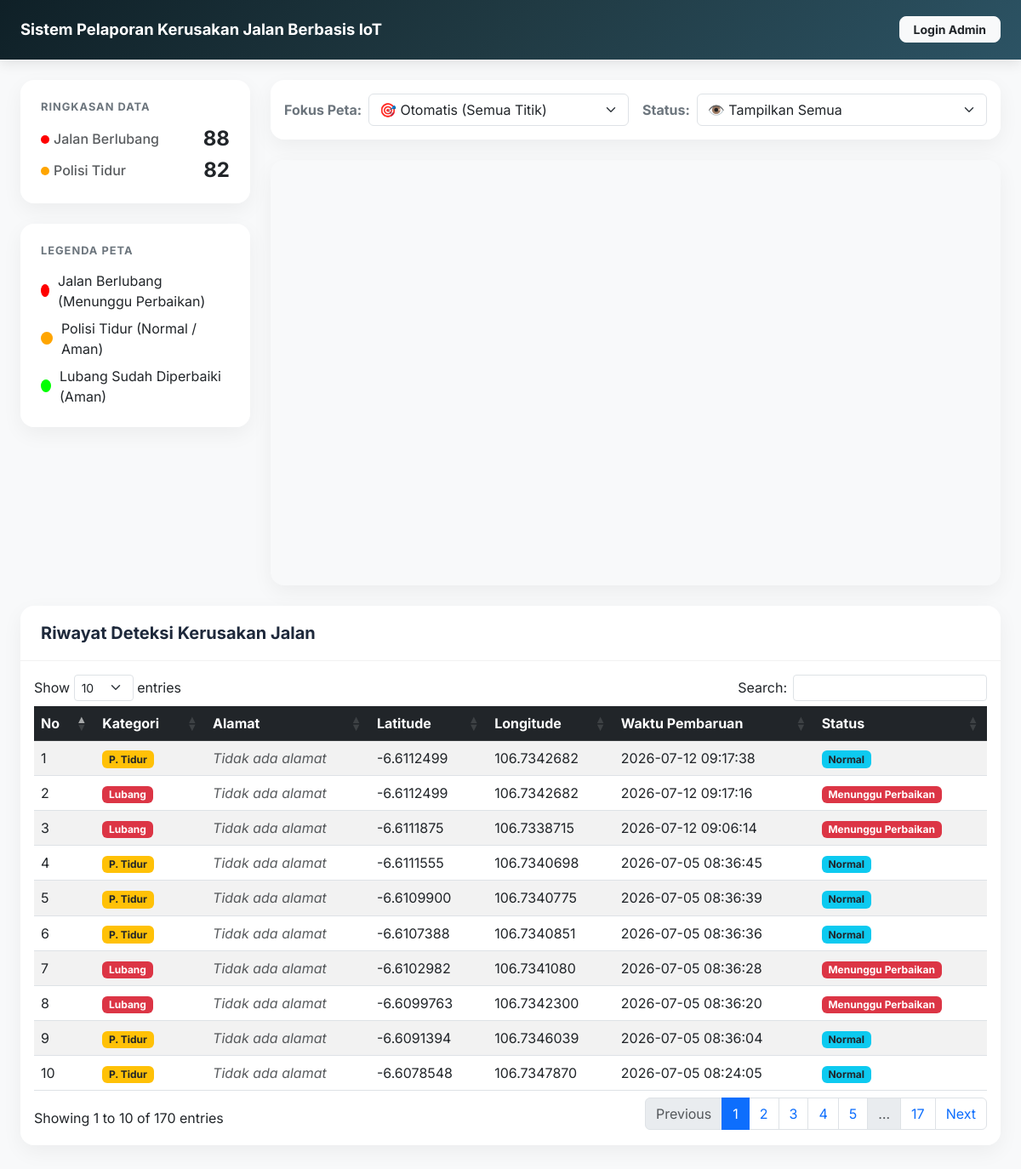
The page / on the database its author committed.
### tables this page shows
CREATE TABLE `titik_kerusakan` (
  `id` int NOT NULL,
  `latitude` decimal(10,7) NOT NULL,
  `longitude` decimal(11,7) NOT NULL,
  `kategori` varchar(20) NOT NULL,
  `total_terdeteksi` int DEFAULT '1',
  `terakhir_dideteksi` timestamp NULL DEFAULT CURRENT_TIMESTAMP ON UPDATE CURRENT_TIMESTAMP,
  `status_perbaikan` varchar(20) DEFAULT 'Menunggu',
  `alamat` text
);

### index.php (the view, shortened to what this page needs)
<?php
$isAdmin = isset($_SESSION['is_admin']) && $_SESSION['is_admin'] === true;
require 'koneksi.php';
try {
    $stmt = $pdo->query("SELECT * FROM titik_kerusakan ORDER BY terakhir_dideteksi DESC");
    $daftar_jalan = $stmt->fetchAll(PDO::FETCH_ASSOC);
    $total_lubang = 0;
    $total_ptidur = 0;
    foreach($daftar_jalan as $jalan) {
        if ($jalan['kategori'] === 'Lubang') $total_lubang++;
        elseif ($jalan['kategori'] === 'P. Tidur') $total_ptidur++;
    }
} catch (PDOException $e) {
    die("Gagal memuat database: " . $e->getMessage());
}
?>
<!DOCTYPE html>
<html lang="id">
<head>
    <link href="https://cdn.jsdelivr.net/npm/bootstrap@5.3.0/dist/css/bootstrap.min.css" rel="stylesheet">
    <link href="https://cdn.datatables.net/1.13.6/css/dataTables.bootstrap5.min.css" rel="stylesheet">
</head>
<body class="bg-light">
    <nav class="navbar navbar-dark navbar-custom mb-4 no-print py-3">
        <div class="container-fluid px-4 flex-column flex-md-row align-items-start align-items-md-center gap-3">
            <span class="navbar-brand mb-0 h4 fw-bold text-wrap lh-base" style="font-size: 1.15rem;">Sistem Pelaporan Kerusakan Jalan Berbasis IoT</span>
            <div class="d-flex align-items-center">
                <?php if($isAdmin): ?>
                    <span class="navbar-text me-3 text-white fw-medium">Halo, <?php echo htmlspecialchars($_SESSION['nama_admin']); ?> 👋</span>
                    <a href="logout.php" class="btn btn-danger btn-sm btn-modern px-3">Keluar</a>
                <?php else: ?>
                    <button onclick="window.location.href='login.php';" class="btn btn-light btn-sm btn-modern px-3 text-dark fw-bold">Login Admin</button>
                <?php endif; ?>
            </div>
        </div>
    </nav>
    <div class="container-fluid px-4">
        <div class="row no-print mb-4">
            <div class="col-md-3 mb-3">
                <div class="card modern-card card-body mb-4 p-4">
                    <h6 class="card-title text-secondary fw-bold text-uppercase mb-3" style="font-size: 0.8rem; letter-spacing: 1px;">Ringkasan Data</h6>
                    <div class="d-flex flex-column gap-2">
                        <div class="d-flex justify-content-between align-items-center">
                            <span class="text-muted fw-medium"><span style="display:inline-block; width:10px; height:10px; background:red; border-radius:50%; margin-right:5px;"></span>Jalan Berlubang</span>
                            <h4 class="fw-bold mb-0 text-dark"><?php echo $total_lubang; ?></h4>
                        </div>
                        <div class="d-flex justify-content-between align-items-center">
                            <span class="text-muted fw-medium"><span style="display:inline-block; width:10px; height:10px; background:orange; border-radius:50%; margin-right:5px;"></span>Polisi Tidur</span>
                            <h4 class="fw-bold mb-0 text-dark"><?php echo $total_ptidur; ?></h4>
                        </div>
                    </div>
                </div>
                <div class="card modern-card card-body p-4">
                    <h6 class="card-title text-secondary fw-bold text-uppercase mb-3" style="font-size: 0.8rem; letter-spacing: 1px;">Legenda Peta</h6>
                    <div class="d-flex align-items-center mb-2">
                        <div style="width: 15px; height: 15px; background: red; border-radius: 50%; margin-right: 10px;"></div>
                        <span>Jalan Berlubang (Menunggu Perbaikan)</span>
                    </div>
                    <div class="d-flex align-items-center mb-2">
                        <div style="width: 15px; height: 15px; background: orange; border-radius: 50%; margin-right: 10px;"></div>
                        <span>Polisi Tidur (Normal / Aman)</span>
                    </div>
                    <div class="d-flex align-items-center">
                        <div style="width: 15px; height: 15px; background: #00FF00; border-radius: 50%; margin-right: 10px;"></div>
                        <span>Lubang Sudah Diperbaiki (Aman)</span>
                    </div>
                </div>
            </div>
            <div class="col-md-9">
                <div class="card mb-4 modern-card no-print">
                    <div class="card-body d-flex align-items-center p-3 gap-3">
                        <div class="d-flex align-items-center w-50">
                            <label for="filterWilayah" class="fw-bold me-2 text-secondary text-nowrap">Fokus Peta:</label>
                            <select id="filterWilayah" class="form-select" onchange="pindahLokasi()">
                                <option value="auto" selected>🎯 Otomatis (Semua Titik)</option>
                            </select>
                        </div>
                        <div class="d-flex align-items-center w-50">
                            <label for="filterStatus" class="fw-bold me-2 text-secondary text-nowrap">Status:</label>
                            <select id="filterStatus" class="form-select" onchange="filterMarker()">
                                <option value="semua" selected>👁️ Tampilkan Semua</option>
                            </select>
                        </div>
                    </div>
                </div>
                <div id="map"></div>
            </div>
        </div>
        <div class="row">
            <div class="col-12">
                <div class="card modern-card mb-5">
                    <div class="card-header-modern d-flex justify-content-between align-items-center">
                        <h5 class="mb-0 fw-bold">Riwayat Deteksi Kerusakan Jalan</h5>
                    </div>
                    <div class="card-body p-3 table-responsive">
                        <table id="tabelRiwayat" class="table table-hover table-striped mb-0 w-100">
                            <thead class="table-dark">
                                <tr>
                                    <th>No</th><th>Kategori</th><th>Alamat</th><th>Latitude</th><th>Longitude</th>
                                    <th>Waktu Pembaruan</th>
                                    <th>Status</th>
                                </tr>
                            </thead>
                            <tbody>
                                <?php $no = 1; foreach ($daftar_jalan as $row):
                                    $status_jalan = isset($row['status_perbaikan']) ? $row['status_perbaikan'] : 'Menunggu';
                                    if ($row['kategori'] == 'P. Tidur') {
                                        $status_jalan = 'Normal';
                                    }
                                ?>
                                <tr id="row-<?php echo $row['id']; ?>" class="clickable-row" onclick="fokusKeMap(<?php echo $row['id']; ?>)" title="Klik untuk melihat posisi di peta">
                                    <td><?php echo $no++; ?></td>
                                    <td><span class="badge <?php echo ($row['kategori'] == 'Lubang') ? 'bg-danger' : 'bg-warning text-dark'; ?>"><?php echo htmlspecialchars($row['kategori']); ?></span></td>
                                    <td><?php
                                        if (isset($row['alamat']) && !empty($row['alamat'])) {
                                            $parts = explode(',', $row['alamat']);
                                            echo htmlspecialchars(trim($parts[0]));
                                        } else {
                                            echo '<i class="text-muted">Tidak ada alamat</i>';
                                        }
                                    ?></td>
                                    <td><?php echo htmlspecialchars($row['latitude']); ?></td>
                                    <td><?php echo htmlspecialchars($row['longitude']); ?></td>
                                    <td><?php echo htmlspecialchars($row['terakhir_dideteksi']); ?></td>
                                    <td>
                                        <?php
                                            $warna_badge = 'bg-secondary';
                                            if ($status_jalan == 'Menunggu') $warna_badge = 'bg-danger';
                                            if ($status_jalan == 'Normal') $warna_badge = 'bg-info text-dark';
                                        ?>
                                        <span class="badge <?php echo $warna_badge; ?>">
                                            <?php
                                                if ($status_jalan == 'Menunggu') {
                                                    echo 'Menunggu Perbaikan';
                                                } elseif ($status_jalan == 'Selesai') {
                                                    echo 'Sudah Diperbaiki';
                                                } else {
                                                    echo htmlspecialchars($status_jalan);
                                                }
                                            ?>
                                        </span>
                                    </td>
                                </tr>
                                <?php endforeach; ?>
                            </tbody>
                        </table>
                    </div>
                </div>
            </div>
        </div>
    </div>
</body>
</html>

### index.php (style rules this page uses)
body { font-family: 'Inter', sans-serif; background-color: #f8fafc !important; }
.navbar-custom { background: linear-gradient(135deg, #0f2027 0%, #203a43 50%, #2c5364 100%); box-shadow: 0 4px 15px rgba(0,0,0,0.1); }
.modern-card { border: none; border-radius: 16px; box-shadow: 0 8px 25px rgba(0,0,0,0.05); transition: transform 0.3s ease, box-shadow 0.3s ease; background: rgba(255, 255, 255, 0.98); }
.card-header-modern { background-color: transparent; border-bottom: 1px solid rgba(0,0,0,0.05); padding: 20px 24px; color: #1e293b; }
.btn-modern { border-radius: 8px; font-weight: 500; transition: all 0.2s; }
#map { height: 500px; border-radius: 16px; box-shadow: 0 8px 25px rgba(0,0,0,0.05); }
.clickable-row { cursor: pointer; transition: background-color 0.2s; }

### rows shown on the page
titik_kerusakan: kategori "P. Tidur", shows "Tidak ada alamat", latitude "-6.6112499", longitude "106.7342682", terakhir_dideteksi "2026-07-12 09:17:38", kategori "Normal"
titik_kerusakan: kategori "Lubang", shows "Tidak ada alamat", latitude "-6.6112499", longitude "106.7342682", terakhir_dideteksi "2026-07-12 09:17:16", status_perbaikan "Menunggu Perbaikan"
titik_kerusakan: kategori "Lubang", shows "Tidak ada alamat", latitude "-6.6111875", longitude "106.7338715", terakhir_dideteksi "2026-07-12 09:06:14", status_perbaikan "Menunggu Perbaikan"
titik_kerusakan: kategori "P. Tidur", shows "Tidak ada alamat", latitude "-6.6111555", longitude "106.7340698", terakhir_dideteksi "2026-07-05 08:36:45", kategori "Normal"
titik_kerusakan: kategori "P. Tidur", shows "Tidak ada alamat", latitude "-6.6109900", longitude "106.7340775", terakhir_dideteksi "2026-07-05 08:36:39", kategori "Normal"
titik_kerusakan: kategori "P. Tidur", shows "Tidak ada alamat", latitude "-6.6107388", longitude "106.7340851", terakhir_dideteksi "2026-07-05 08:36:36", kategori "Normal"
titik_kerusakan: kategori "Lubang", shows "Tidak ada alamat", latitude "-6.6102982", longitude "106.7341080", terakhir_dideteksi "2026-07-05 08:36:28", status_perbaikan "Menunggu Perbaikan"
titik_kerusakan: kategori "Lubang", shows "Tidak ada alamat", latitude "-6.6099763", longitude "106.7342300", terakhir_dideteksi "2026-07-05 08:36:20", status_perbaikan "Menunggu Perbaikan"
titik_kerusakan: kategori "P. Tidur", shows "Tidak ada alamat", latitude "-6.6091394", longitude "106.7346039", terakhir_dideteksi "2026-07-05 08:36:04", kategori "Normal"
titik_kerusakan: kategori "P. Tidur", shows "Tidak ada alamat", latitude "-6.6078548", longitude "106.7347870", terakhir_dideteksi "2026-07-05 08:24:05", kategori "Normal"

### other values the page prints
$total_lubang "88"
$total_ptidur "82"
